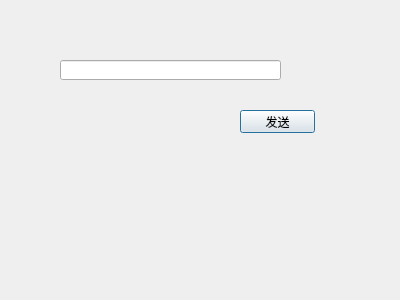
<?xml version="1.0" encoding="UTF-8"?>
<ui version="4.0">
 <class>StringDialog</class>
 <widget class="QDialog" name="StringDialog">
  <property name="geometry">
   <rect>
    <x>0</x>
    <y>0</y>
    <width>400</width>
    <height>300</height>
   </rect>
  </property>
  <property name="windowTitle">
   <string>Dialog</string>
  </property>
  <widget class="QLineEdit" name="stringLineEdit">
   <property name="geometry">
    <rect>
     <x>60</x>
     <y>60</y>
     <width>221</width>
     <height>20</height>
    </rect>
   </property>
  </widget>
  <widget class="QPushButton" name="emitButton">
   <property name="geometry">
    <rect>
     <x>240</x>
     <y>110</y>
     <width>75</width>
     <height>23</height>
    </rect>
   </property>
   <property name="text">
    <string>发送</string>
   </property>
  </widget>
 </widget>
 <resources/>
 <connections/>
</ui>
